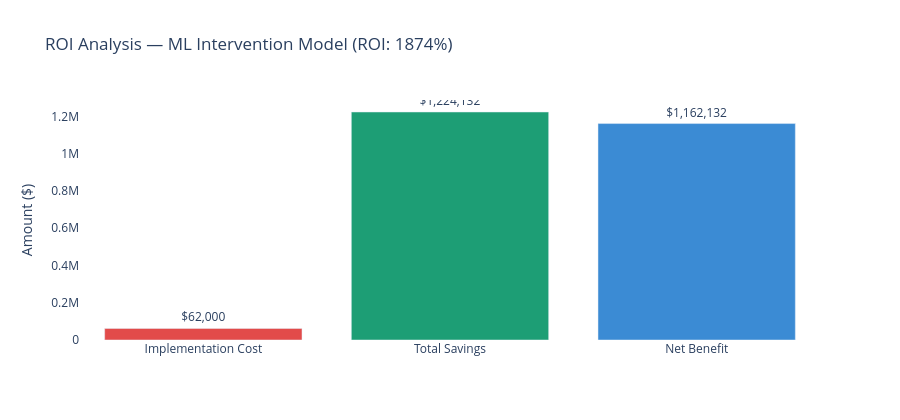

The notebook cell saved with this chart:
### Code cell
# ── Chart 5: ROI comparison bar ────────────────────────────────
roi_items  = ['Implementation Cost', 'Total Savings', 'Net Benefit']
roi_values = [total_impl_cost, total_savings, total_savings - total_impl_cost]
roi_colors = ['#E24B4A', '#1D9E75', '#3B8BD4']

fig = go.Figure(go.Bar(
    x=roi_items, y=roi_values,
    marker_color=roi_colors,
    text=[f'${v:,.0f}' for v in roi_values],
    textposition='outside'
))
fig.update_layout(
    title=f'ROI Analysis — ML Intervention Model (ROI: {roi:.0f}%)',
    yaxis_title='Amount ($)',
    plot_bgcolor='white', height=420
)
fig.write_html('../outputs/impact_roi_analysis.html')
fig.show()
print('Chart 5 saved ✓')

### Figure 1 — Plotly figure (JSON) as saved in the notebook; plotly's stock layout.template omitted (floating-point values rounded to 4 significant figures)
{"data": [{"marker": {"color": ["#E24B4A", "#1D9E75", "#3B8BD4"]}, "text": ["$62,000", "$1,224,132", "$1,162,132"], "textposition": "outside", "type": "bar", "x": ["Implementation Cost", "Total Savings", "Net Benefit"], "y": [62000, 1224000.0, 1162000.0]}], "layout": {"height": 420, "plot_bgcolor": "white", "title": {"text": "ROI Analysis — ML Intervention Model (ROI: 1874%)"}, "yaxis": {"title": {"text": "Amount ($)"}}}}
